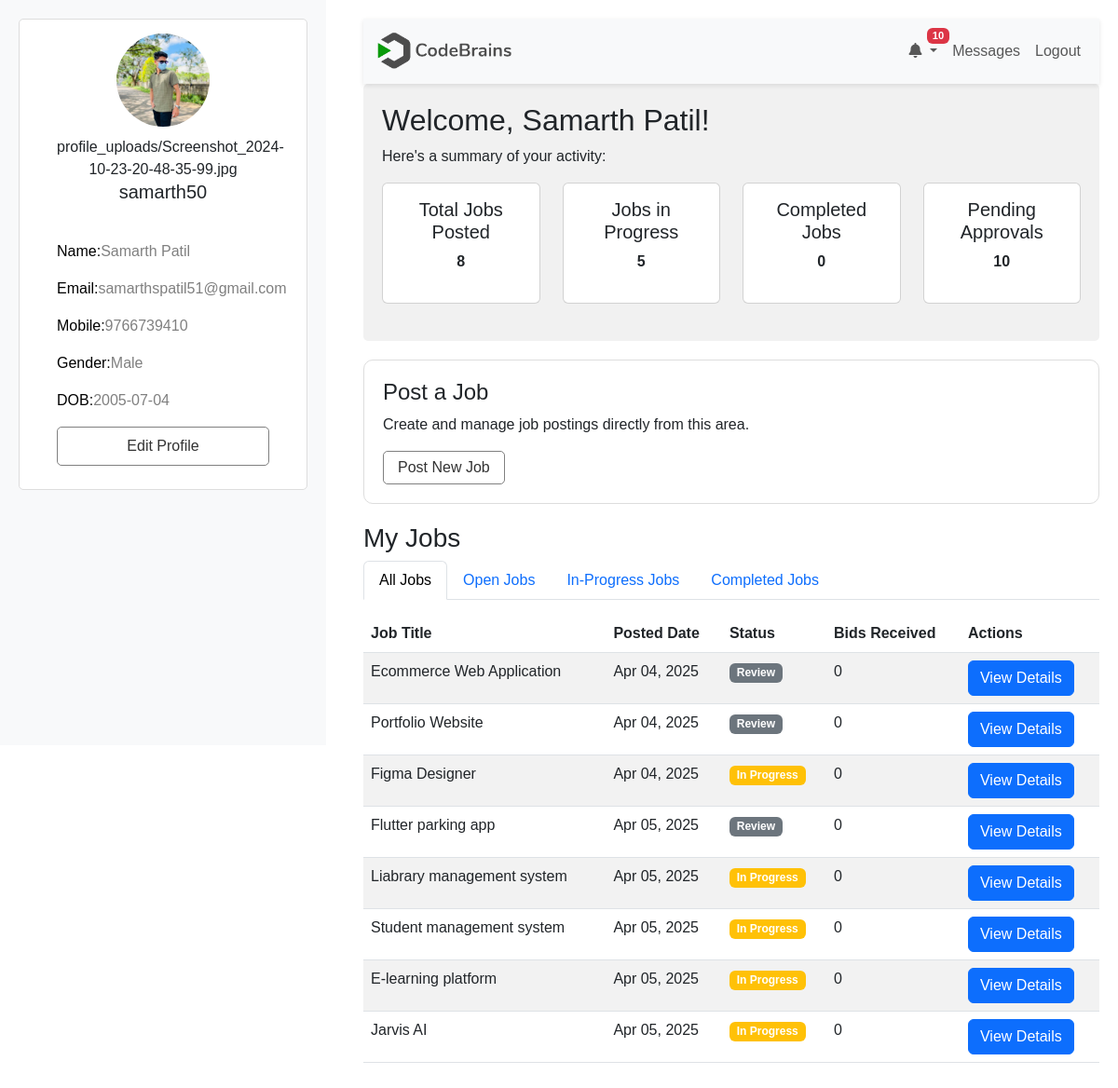
Before: /PHPUIFiles/user_dashboard.php (signed in) with the older database file.
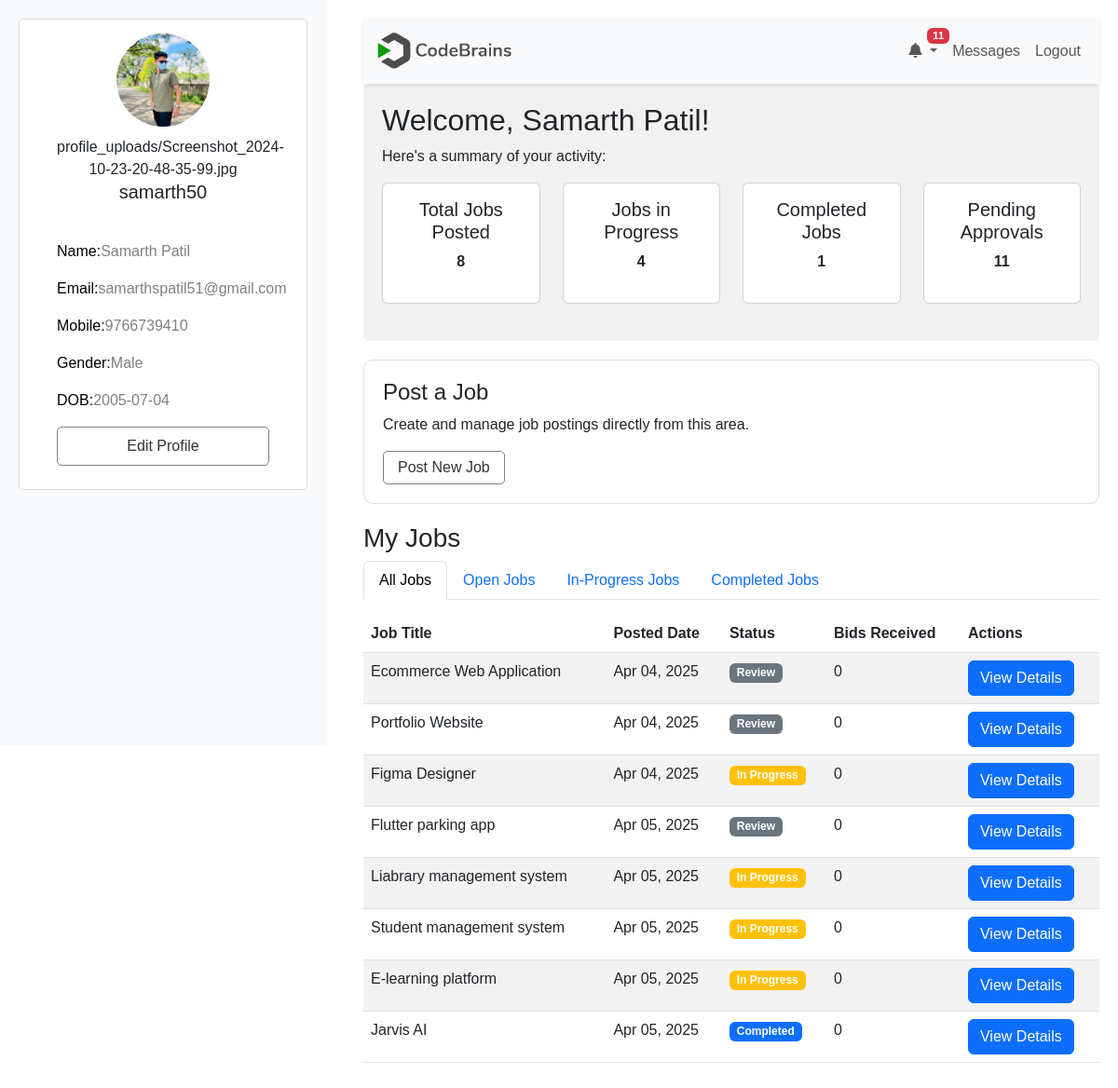
After: the same page with the newer database file.
### tables this page shows
CREATE TABLE "jobs" (
	"id"	INTEGER,
	"username"	TEXT NOT NULL,
	"job_title"	TEXT NOT NULL,
	"job_category"	NUMERIC NOT NULL,
	"job_description"	NUMERIC NOT NULL,
	"primary_skill"	TEXT NOT NULL,
	"additional_skills"	NUMERIC,
	"experience_level"	TEXT NOT NULL,
	"budget"	REAL NOT NULL,
	"deadline"	DATE NOT NULL,
	"attachments"	TEXT,
	"additional_questions"	TEXT,
	"status"	TEXT DEFAULT 'Open',
	"NoOfbidsReceived"	INTEGER DEFAULT 0,
	"posted_date"	DATETIME DEFAULT CURRENT_TIMESTAMP, user_id INTEGER,
	PRIMARY KEY("id" AUTOINCREMENT)
);

### PHPUIFiles/user_dashboard.php (the view, shortened to what the changed rows need)
<?php
$db = new SQLite3('C:\xampp\htdocs\FreelanceMarketplace\Connection\Freelance_db.db');
if (isset($_SESSION["username"])) {
    $username = $_SESSION["username"];
} else {
    header("Location: login.php");
    exit();
}
$sql = "SELECT * FROM users WHERE username='$username'";
$result = $db->query($sql);
if ($result) {
    while ($row = $result->fetchArray(SQLITE3_ASSOC)) {
        $user_id = $row["users_id"];
        $username = $row["username"];
        $users_name = $row["users_name"];
    }
} else {
    echo "0 results";
}
$unreadCountQuery = $db->prepare("
    SELECT COUNT(*) as unread_count
    FROM notifications
    WHERE user_id = :user_id
    AND is_read = 0
");
$unreadCountQuery->bindValue(':user_id', $user_id, SQLITE3_INTEGER);
$unreadCountResult = $unreadCountQuery->execute();
$unreadCount = $unreadCountResult->fetchArray(SQLITE3_ASSOC)['unread_count'] ?? 0;
$allJobsQuery = "SELECT * FROM jobs WHERE username = '$username'";
$allJobsResult = $db->query($allJobsQuery);
$inProgressJobsCountQuery = "SELECT COUNT(*) as in_progress_jobs FROM jobs WHERE username = '$username' AND status = 'In Progress'";
$inProgressJobsCountResult = $db->query($inProgressJobsCountQuery);
$inProgressJobsCount = $inProgressJobsCountResult->fetchArray(SQLITE3_ASSOC)['in_progress_jobs'];
$completedJobsCountQuery = "SELECT COUNT(*) as completed_jobs FROM jobs WHERE username = '$username' AND status = 'Completed'";
$completedJobsCountResult = $db->query($completedJobsCountQuery);
$completedJobsCount = $completedJobsCountResult->fetchArray(SQLITE3_ASSOC)['completed_jobs'];
?>
<!DOCTYPE html>
<html lang="en">
<head>
    <link rel="stylesheet" href="https://cdnjs.cloudflare.com/ajax/libs/font-awesome/6.0.0-beta3/css/all.min.css">
    <link rel="stylesheet" href="https://cdnjs.cloudflare.com/ajax/libs/bootstrap/5.3.0/css/bootstrap.min.css">
    <link rel="stylesheet" href="../CSS files/user-dashboard.css">
</head>
<body>
<div class="main-content">
    <nav class="navbar navbar-expand-lg navbar-light bg-light">
        <div class="container-fluid">
            <div class="collapse navbar-collapse" id="navbarNav">
                <ul class="navbar-nav ms-auto">
                    <li class="nav-item dropdown">
                        <a class="nav-link dropdown-toggle" href="#" id="notificationsDropdown" role="button" data-bs-toggle="dropdown" aria-expanded="false">
                            <i class="fas fa-bell"></i>
                            <?php if ($unreadCount > 0): ?>
                                <span class="badge bg-danger notification-badge"><?= $unreadCount ?></span>
                            <?php endif; ?>
                        </a>
                    </li>
                </ul>
            </div>
        </div>
    </nav>
    <div class="overview-panel">
        <h2>Welcome, <?php echo $users_name; ?>!</h2>
        <div class="row">
            <div class="col-md-3">
                <div class="card text-center">
                    <div class="card-body">
                        <p><strong><?php echo $inProgressJobsCount; ?></strong></p>
                    </div>
                </div>
            </div>
            <div class="col-md-3">
                <div class="card text-center">
                    <div class="card-body">
                        <p><strong><?php echo $completedJobsCount; ?></strong></p>
                    </div>
                </div>
            </div>
            <div class="col-md-3">
                <div class="card text-center">
                    <div class="card-body">
                        <p><strong><?= $unreadCount ?></strong></p>
                    </div>
                </div>
            </div>
        </div>
    </div>
    <div id="jobs">
        <div class="tab-content mt-3">
            <div id="all-jobs" class="tab-pane fade show active">
                <table class="table table-striped">
                    <thead>
                        <tr>
                            <th>Job Title</th>
                            <th>Posted Date</th>
                            <th>Status</th>
                            <th>Bids Received</th>
                            <th>Actions</th>
                        </tr>
                    </thead>
                    <tbody>
                        <?php
                        $allJobsResult->reset();
                        while ($row = $allJobsResult->fetchArray(SQLITE3_ASSOC)) {
                            echo "<tr>
                                <td>{$row['job_title']}</td>
                                <td>" . date('M d, Y', strtotime($row['posted_date'])) . "</td>
                                <td><span class='badge bg-" .
                                    ($row['status'] == 'Open' ? 'success' :
                                    ($row['status'] == 'In Progress' ? 'warning' :
                                    ($row['status'] == 'Completed' ? 'primary' : 'secondary'))) .
                                    "'>{$row['status']}</span></td>
                                <td>{$row['NoOfbidsReceived']}</td>
                                <td>
                                    <a href='job_details.php?id={$row['id']}' class='btn btn-primary'>View Details</a>
                                </td>
                            </tr>";
                        }
                        ?>
                    </tbody>
                </table>
            </div>
        </div>
    </div>
</body>
</html>

Changed rows visible on the page:
changed jobs "Jarvis AI": status "In Progress" → "Completed"
Other visible differences:
$unreadCount: "10" → "11"
$inProgressJobsCount: "5" → "4"
$completedJobsCount: "0" → "1"
